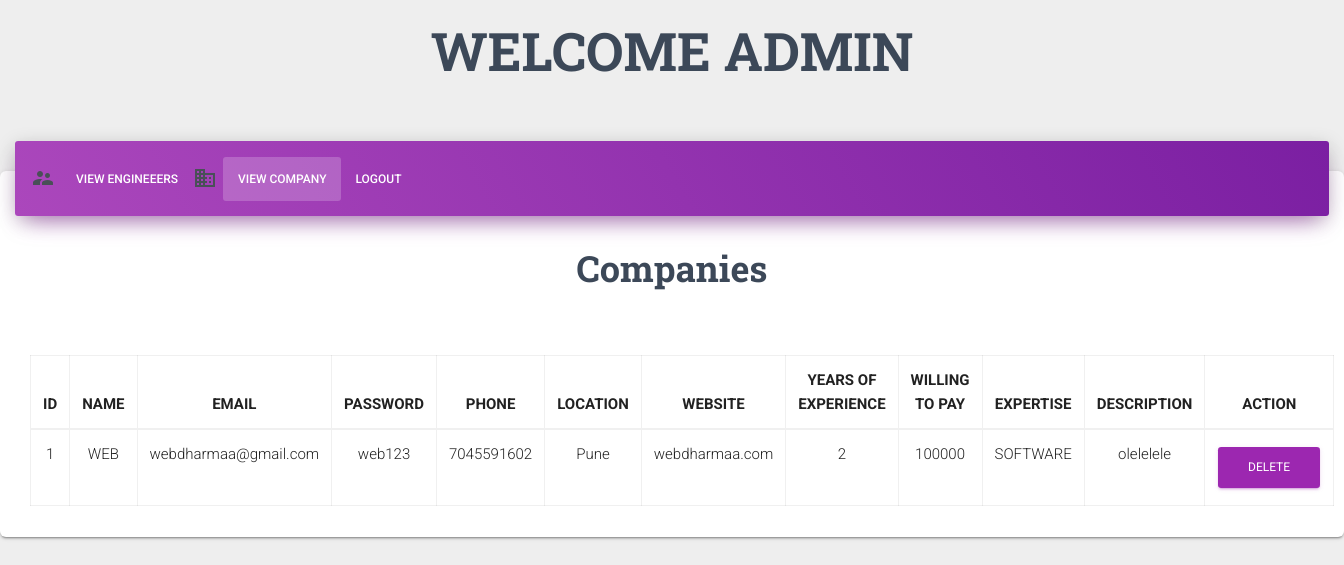
The page /index.php/admin/Admin_com on the database its author committed.
### tables this page shows
CREATE TABLE `company_master` (
  `com_id` int(11) NOT NULL,
  `com_name` varchar(30) NOT NULL,
  `com_email` varchar(30) NOT NULL,
  `com_pass` varchar(10) NOT NULL,
  `com_phone` varchar(10) NOT NULL,
  `com_loc` varchar(30) NOT NULL,
  `com_website` varchar(20) NOT NULL,
  `com_no_exp` int(11) NOT NULL,
  `com_pay_willing` varchar(10) NOT NULL,
  `com_expertise` varchar(30) NOT NULL,
  `com_descp` varchar(30) NOT NULL
);

### application/controllers/Admin.php (called while the page is built, shortened)
<?php
class Admin extends CI_Controller{
	function __construct(){
		$this->load->helper('file');
		$this->load->helper('url');
		$this->load->helper('form');
		$this->load->model('Home_model');
	}
	function Admin_com(){
		$session_data=$this->session->userdata('logged_in');
        $data['session_data']=$session_data;
		$data['GetData']=$this->Home_model->GetData($session_data);
		$data['GetCom']=$this->Home_model->GetCom();
		$this->load->view('Admin_vw/Admin_com',$data);
	}
}
?>

### index.php (called while the page is built, shortened)
<?php
require_once BASEPATH.'core/CodeIgniter.php';

### application/models/Home_model.php (called while the page is built, shortened)
<?php
class Home_model extends CI_Model{
	function GetCom(){
		$GetCom=$this->db->query("SELECT com_id, com_name, com_email, com_pass, com_phone, com_loc, com_website, com_no_exp, com_pay_willing, com_expertise, com_descp FROM company_master");
		return $GetCom->result_array();
	}
}
?>

### application/views/Admin_vw/Admin_com.php (the view, shortened to what this page needs)
<!DOCTYPE html>
<html>
<head>
	<link rel="stylesheet" type="text/css" href="<?php echo base_url()?>assets/css/material-kit.css">
</head>
<body>
	<h1 align="center" class="card-title">WELCOME ADMIN</h1><br><br>
	<div class="card text-center">
	  <div class="card-header card-header-primary">
	    <ul class="nav nav-tabs">
	      <li class="nav-item">
	      	<div class="input-group-prepend">
                <span class="input-group-text">
              		<i class="material-icons">supervisor_account</i>
                </span>
                <a class="nav-link" href="<?php echo base_url()?>index.php/Admin/Admin_engg">View Engineeers</a>
          	</div>
	      </li>
	      <li class="nav-item">
	      	<div class="input-group-prepend">
                <span class="input-group-text">
              		<i class="material-icons">business</i>
                </span>
	       		<a class="nav-link active" href="<?php echo base_url()?>index.php/Admin/Admin_com">View Company</a>
	       	</div>
	      </li>
	      <li class="nav-item" >
	        <div align="text-right">
	        	<a class="nav-link" href="<?php echo base_url()?>index.php/Login/logout">LOGOUT</a>
	        </div>
	      </li>
	    </ul>
	  </div>
	  <div class="card-body">
	    <table class="table table-hover table-bordered">
	    	<h2 class="card-title">Companies</h2><br><br>
		<thead>
			<tr>
				<th> ID </th>
				<th> NAME </th>
				<th> EMAIL </th>
				<th> PASSWORD </th>
				<th> PHONE </th>
				<th> LOCATION </th>
				<th> WEBSITE </th>
				<th> YEARS OF EXPERIENCE</th>
				<th> WILLING TO PAY </th>
				<th> EXPERTISE </th>
				<th> DESCRIPTION </th>
				<th> ACTION </th>
			</tr>
		</thead>
		<?php foreach($GetCom as $data){?>
			<tr>
				<td><?php echo $data['com_id']?></td>
				<td><?php echo $data['com_name']?></td>
				<td><?php echo $data['com_email']?></td>
				<td><?php echo $data['com_pass']?></td>
				<td><?php echo $data['com_phone']?></td>
				<td><?php echo $data['com_loc']?></td>
				<td><?php echo $data['com_website']?></td>
				<td><?php echo $data['com_no_exp']?></td>
				<td><?php echo $data['com_pay_willing']?></td>
				<td><?php echo $data['com_expertise']?></td>
				<td><?php echo $data['com_descp']?></td>
				<td><input type="button" class="btn btn-primary" name="del" id="del" value="delete" onclick="Deletedata('<?php echo $data['com_id']?>')"></td>
			</tr>
			<?php }?>
		</table>
	  </div>
	</div>
</body>
</html>

### application/views/Admin_vw/Admin_com.php (style rules this page uses)
table, th ,td { text-align: center; font-size: 15px; }

### rows shown on the page
company_master: com_id "1", com_name "WEB", com_email "webdharmaa@gmail.com", com_pass "web123", com_phone "7045591602", com_loc "Pune", com_website "webdharmaa.com", com_no_exp "2", com_pay_willing "100000", com_expertise "SOFTWARE", com_descp "olelelele"
